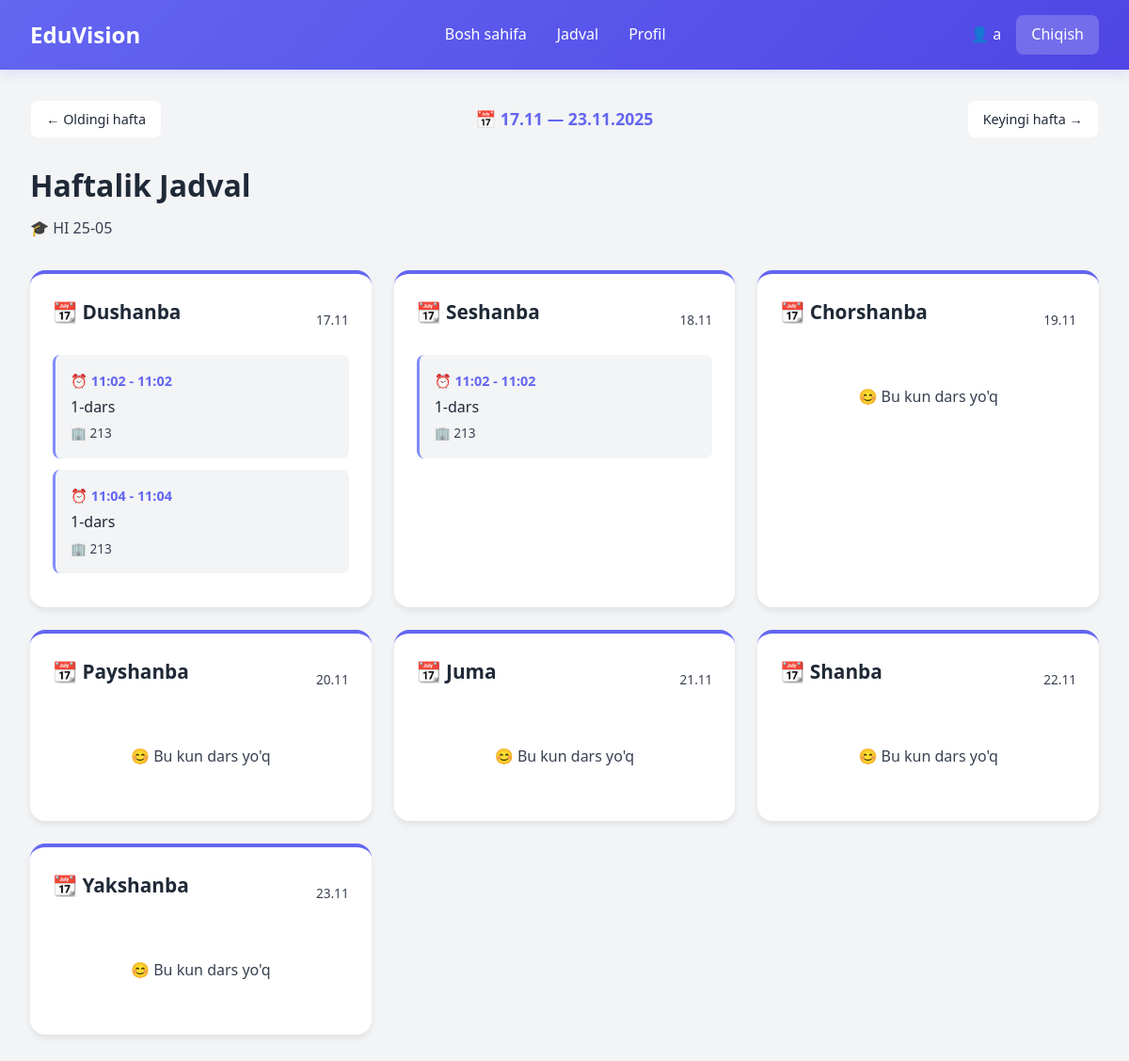
/schedule/?week=2025-11-17 (signed in), run on the app's committed database.
### courses/models.py (models this page shows, shortened)
class Course(models.Model):
    title = models.CharField(max_length=200)
    description = models.TextField(blank=True)

class Schedule(models.Model):
    group = models.ForeignKey(Course, on_delete=models.CASCADE, related_name='schedule')
    lesson = models.ForeignKey(Lesson, on_delete=models.CASCADE, related_name='scheduled_in')
    day_of_week = models.CharField(max_length=10, choices=WEEK_DAYS, verbose_name="Hafta kuni")
    start_time = models.TimeField(verbose_name="Boshlanish vaqti")
    end_time = models.TimeField(verbose_name="Tugash vaqti")
    room = models.CharField(max_length=50, blank=True, verbose_name="Xona")
    class Meta:
        unique_together = ('group', 'lesson', 'day_of_week', 'start_time')
        ordering = ['day_of_week', 'start_time']

class Lesson(models.Model):
    course = models.ForeignKey(Course, on_delete=models.CASCADE, related_name='lessons', null=True, blank=True)
    title = models.CharField(max_length=200)
    description = models.TextField(blank=True)
    date = models.DateField(null=True, blank=True)
    start_time = models.TimeField(null=True, blank=True)
    order = models.PositiveIntegerField(default=0)
    file = models.FileField(upload_to='lessons/', null=True, blank=True)

### courses/views.py (the view)
# urls.py: path('schedule/', views.schedule_view, name='schedule'),
@login_required
def schedule_view(request):
    profile = request.user.profile
    if not profile.group:
        return render(request, 'schedule.html', {
            'error': 'Siz hech qanday guruhga biriktirilmagansiz.'
        })
    week_param = request.GET.get('week')
    try:
        current_monday = datetime.strptime(week_param, '%Y-%m-%d').date()
        if current_monday.weekday() != 0:  # Dushanba bo'lishi kerak
            raise ValueError
    except:
        today = datetime.today().date()
        current_monday = today - timedelta(days=today.weekday())
    prev_monday = current_monday - timedelta(days=7)
    next_monday = current_monday + timedelta(days=7)
    day_order = ['monday', 'tuesday', 'wednesday', 'thursday', 'friday', 'saturday', 'sunday']
    week_dates = {day_order[i]: current_monday + timedelta(days=i) for i in range(7)}
    schedules = Schedule.objects.filter(group=profile.group).select_related('lesson')
    schedule_by_day = defaultdict(list)
    for item in schedules:
        day_key = item.day_of_week
        if day_key in week_dates:
            schedule_by_day[day_key].append(item)
    ordered_schedule = []
    for day in day_order:
        items = sorted(schedule_by_day[day], key=lambda x: x.start_time)
        date_obj = week_dates[day]
        ordered_schedule.append({
            'day_name': dict(WEEK_DAYS)[day],
            'date': date_obj.strftime('%d.%m'),
            'items': items
        })
    context = {
        'schedule': ordered_schedule,
        'group': profile.group,
        'current_week': current_monday.strftime('%Y-%m-%d'),
        'prev_week': prev_monday.strftime('%Y-%m-%d'),
        'next_week': next_monday.strftime('%Y-%m-%d'),
        'week_range': f"{current_monday.strftime('%d.%m')} — {(current_monday + timedelta(days=6)).strftime('%d.%m.%Y')}",
        'today': datetime.today().date().strftime('%Y-%m-%d'),  # bugungi kunni belgilash uchun
    }
    return render(request, 'schedule.html', context)

### templates/schedule.html (shortened to what this page needs)
{% extends 'courses/base.html' %}
{% block content %}
<div class="schedule-header">
    <div class="week-nav">
        <a href="?week={{ prev_week }}">← Oldingi hafta</a>
        <div class="current-week">📅 {{ week_range }}</div>
        <a href="?week={{ next_week }}">Keyingi hafta →</a>
    </div>
    <h1 class="schedule-title">Haftalik Jadval</h1>
    <p class="schedule-subtitle">🎓 {{ group.title }}</p>
</div>
{% if error %}
    <div class="error-message">
        ⚠️ {{ error }}
    </div>
{% else %}
    <div class="schedule-grid" style="margin-bottom: 30px;">
        {% for day_data in schedule %}
            <div class="day-card">
                <div class="day-header {% if day_data.date == today_date %}today-highlight{% endif %}">
                    <div class="day-name">📆 {{ day_data.day_name }}</div>
                    <div class="day-date">{{ day_data.date }}</div>
                </div>
                {% if day_data.items %}
                    {% for item in day_data.items %}
                    <div class="schedule-item">
                        <div class="item-time">⏰ {{ item.start_time|time:"H:i" }} - {{ item.end_time|time:"H:i" }}</div>
                        <div class="item-lesson">{{ item.lesson.title }}</div>
                        {% if item.room %}<div class="item-room">🏢 {{ item.room }}</div>{% endif %}
                    </div>
                    {% endfor %}
                {% else %}
                    <div class="empty-day">
                        😊 Bu kun dars yo'q
                    </div>
                {% endif %}
            </div>
        {% endfor %}
    </div>
{% endif %}
{% endblock %}

### templates/courses/base.html (shortened to what this page needs)
<!DOCTYPE html>
<html lang="uz">
<head>
</head>
<body>
    <nav class="navbar">
        <div class="navbar-container">
            <a href="{% url 'courses:dashboard' %}" class="navbar-brand">
                EduVision
            </a>
            <ul class="navbar-menu desktop-menu">
                <li><a href="{% url 'courses:dashboard' %}">Bosh sahifa</a></li>
                <li><a href="{% url 'courses:schedule' %}">Jadval</a></li>
                <li><a href="{% url 'courses:profile' %}">Profil</a></li>
            </ul>
            <div class="navbar-user">
                {% if user.is_authenticated %}
                    <span class="user-info">👤 {{ user.username }}</span>
                    <a href="{% url 'courses:logout' %}" class="btn-logout">Chiqish</a>
                {% else %}
                    <a href="{% url 'courses:login' %}" class="btn-logout">Kirish</a>
                {% endif %}
            </div>
        </div>
    </nav>
    <div class="container">
        {% block content %}{% endblock %}
    </div>
</body>
</html>

### templates/courses/base.html (style rules this page uses)
* { margin: 0; padding: 0; box-sizing: border-box; }
:root { --primary: #6366f1; --primary-dark: #4f46e5; --primary-light: #818cf8; --secondary: #ec4899; --success: #10b981; --warning: #f59e0b; --danger: #ef4444; --dark: #1f2937; --light: #f3f4f6; --border: #e5e7eb; --text: #374151; --white: #ffffff; }
body { font-family: 'Segoe UI', Tahoma, Geneva, Verdana, sans-serif; background-color: var(--light); color: var(--text); line-height: 1.6; }
.navbar { background: linear-gradient(135deg, var(--primary) 0%, var(--primary-dark) 100%); padding: 1rem 2rem; box-shadow: 0 4px 12px rgba(99, 102, 241, 0.15); position: sticky; top: 0; z-index: 1000; }
.navbar-container { max-width: 1200px; margin: 0 auto; display: flex; justify-content: space-between; align-items: center; }
.navbar-brand { color: var(--white); font-size: 1.5rem; font-weight: bold; text-decoration: none; display: flex; align-items: center; gap: 0.5rem; }
.navbar-menu { display: flex; gap: 2rem; align-items: center; list-style: none; }
.navbar-menu a { color: var(--white); text-decoration: none; font-weight: 500; transition: opacity 0.3s; }
.navbar-user { display: flex; align-items: center; gap: 1rem; }
.user-info { color: var(--white); font-weight: 500; }
.btn-logout { background-color: rgba(255, 255, 255, 0.2); color: var(--white); padding: 0.5rem 1rem; border: none; border-radius: 0.5rem; cursor: pointer; text-decoration: none; transition: background-color 0.3s; }
.container { max-width: 1200px; margin: 0 auto; padding: 2rem; }
.desktop-menu { display: flex; }

### templates/schedule.html (style rules this page uses)
.schedule-header { margin-bottom: 2rem; }
.schedule-title { font-size: 2rem; font-weight: bold; color: var(--dark); margin-bottom: 0.5rem; }
.schedule-subtitle { color: var(--text); }
.schedule-grid { display: grid; grid-template-columns: repeat(auto-fill, minmax(300px, 1fr)); gap: 1.5rem; }
.day-card { background: var(--white); border-radius: 1rem; padding: 1.5rem; box-shadow: 0 4px 6px rgba(0, 0, 0, 0.07); border-top: 4px solid var(--primary); }
.day-name { font-size: 1.3rem; font-weight: bold; color: var(--dark); margin-bottom: 1rem; display: flex; align-items: center; gap: 0.5rem; }
.schedule-item { padding: 1rem; background-color: var(--light); border-radius: 0.5rem; margin-bottom: 0.75rem; border-left: 3px solid var(--primary-light); transition: all 0.3s ease; }
.item-time { font-weight: 600; color: var(--primary); font-size: 0.9rem; margin-bottom: 0.25rem; }
.item-lesson { font-weight: 500; color: var(--dark); margin-bottom: 0.25rem; }
.item-room { font-size: 0.85rem; color: var(--text); }
.empty-day { padding: 2rem; text-align: center; color: var(--text); }
.week-nav { display: flex; justify-content: space-between; align-items: center; margin-bottom: 1.5rem; flex-wrap: wrap; gap: 1rem; }
.week-nav button, .week-nav a { background: var(--white); border: 1px solid var(--light); padding: 0.5rem 1rem; border-radius: 0.5rem; font-size: 0.9rem; color: var(--dark); text-decoration: none; display: flex; align-items: center; gap: 0.5rem; transition: all 0.2s; }
.current-week { font-weight: 600; color: var(--primary); font-size: 1.1rem; }
.day-header { display: flex; justify-content: space-between; align-items: center; margin-bottom: 0.75rem; font-size: 1.1rem; color: var(--dark); }
.day-date { font-size: 0.85rem; color: var(--text); font-weight: normal; }

### data on the page
Course: title "HI 25-05"
Schedule: start_time "11:02", end_time "11:02", lesson "1-dars", room "213"
Schedule: start_time "11:04", end_time "11:04", lesson "1-dars", room "213"
Schedule: start_time "11:02", end_time "11:02", lesson "1-dars", room "213"

### other printed values
{{ user.username }} "a"
{{ week_range }} "17.11 — 23.11.2025"
{{ day_data.day_name }} "Dushanba" "Seshanba" "Chorshanba" "Payshanba" "Juma" "Shanba" "Yakshanba"
{{ day_data.date }} "17.11" "18.11" "19.11" "20.11" "21.11" "22.11" "23.11"
